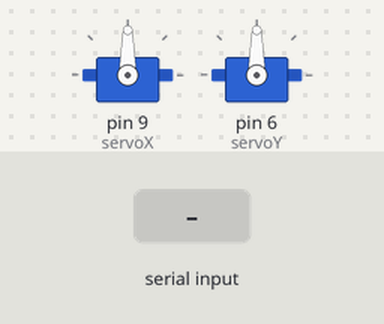
Simulated run of this sketch. Board: Arduino Uno, built with avr-gcc and run on an emulated ATmega328P. Parts: 2 × servo. Inputs (shaded band) come from the test bench.

Above: at 1.2 s.
1.3 s: "90,45\n" received over Serial
At 2.2 s:
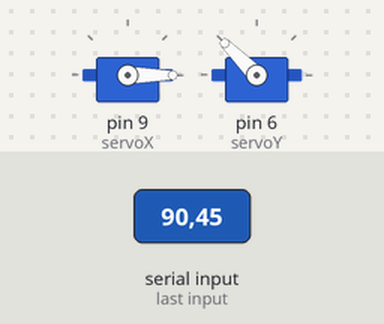
2.8 s: "30,150\n" received over Serial
At 3.3 s:
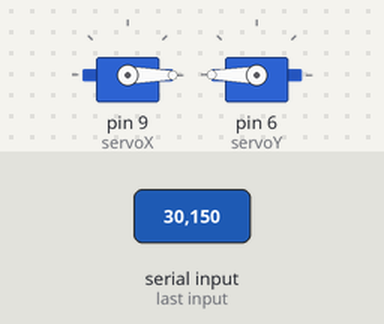
Timing chart, 0 to 5.8 s (numbered marks = the images above; inputs shaded):
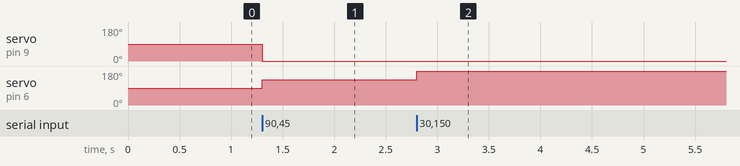

Measured:
- after the input at 1.3 s, servo on pin 9 (servoX): 90° → 0° at once; servo on pin 6 (servoY): 90° → 135° at once
- after the input at 2.8 s, servo on pin 6 (servoY): 135° → 180° at once

The sketch:

sketch.ino
```cpp
#include <Servo.h>

Servo servoX; // Pin 9
Servo servoY; // Pin 6

int angleX = 90; // Départ au centre
int angleY = 90;

void setup() {
  Serial.begin(115200);
  servoX.attach(9);
  servoY.attach(6);

  // Position initiale
  servoX.write(angleX);
  servoY.write(angleY);
}

void loop() {
  if (Serial.available() > 0) {
    // Lecture des écarts envoyés par le JS (ex: "-5,2")
    int deltaX = Serial.parseInt();
    int deltaY = Serial.parseInt();

    if (Serial.read() == '\n') {
      // Mise à jour des angles avec une vitesse modérée
      angleX = constrain(angleX - deltaX, 0, 180);
      angleY = constrain(angleY + deltaY, 0, 180);

      servoX.write(angleX);
      servoY.write(angleY);
    }
  }
}
```
